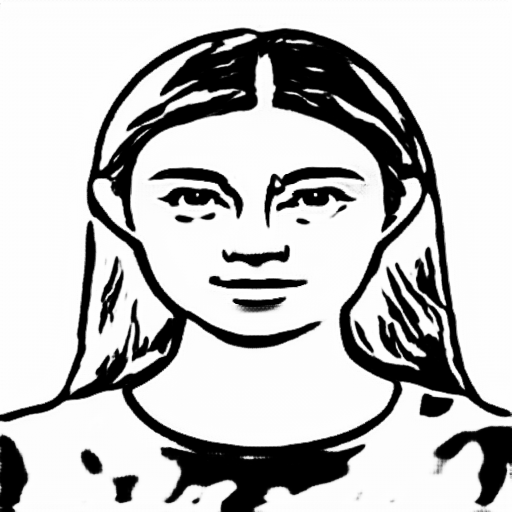
#> input picture data/1_fake.png, 512 x 512 px
$ python draw_tools.py
#> lines starting #> are read from the running program, lines starting #| are printed output that depends on the picture; after the words box and inside, x2 and y2 are one past the last pixel; in counts of white or black regions, pixels touching at a corner belong together
import os
import cv2
from matplotlib import pyplot as plt
import numpy as np
from IPython.display import clear_output
from scipy.interpolate import splprep, splev
import draw_tools
import shutil
import glob
import time

# [270 lines left out: functions fix_edge_contour, getContourList, sortContoursList, sample_and_smooth_contours, save_contour_points, generate_style_image, not called in this run]


# mian
if __name__ == "__main__":
    # 读取图片
    im = cv2.imread("../data/1_fake.png",cv2.IMREAD_GRAYSCALE)
#> im is the input picture: shape (512, 512); min 0, max 255, mean 191.9
    # 获取轮廓列表
    contour_list = getContourList(im, is_show=True)
#> in getContourList, `image = cv2.threshold(image, 127, 255, cv2.THRESH_BINARY)[1]`:
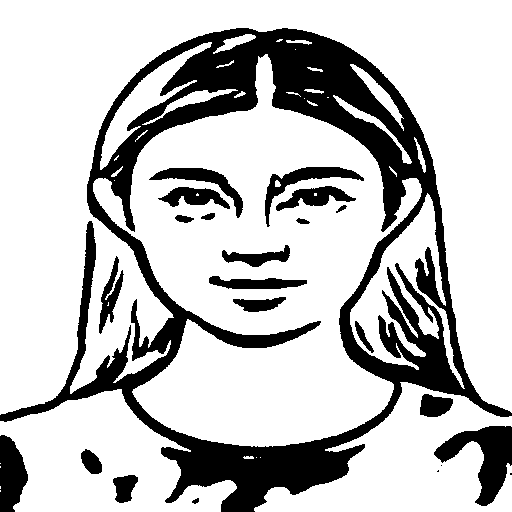
#> image: shape (512, 512); 75.7% white; 23 black regions (3 under 20 px)
#> in getContourList, `contours, _ = cv2.findContours(image_copy, cv2.RETR_LIST, cv2.CHAIN_AP..`: contours = 57 contours, 23 with area under 20; largest, box (x1, y1, x2, y2) and area: (0, 0, 512, 415) 88806, (93, 54, 422, 447) 69302, (0, 389, 237, 512) 17040, (254, 382, 512, 512) 16170, (350, 193, 465, 389) 6357
#> in getContourList, `cv2.drawContours(image_with_contours, contours, -1, 0, 1)`:
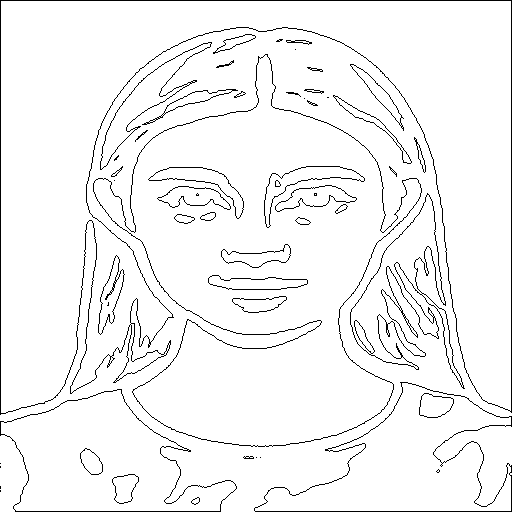
#> image_with_contours: shape (512, 512); 95.7% white; black in thin lines or dots
#> in getContourList, `cv2.drawContours(image_copy, contours, -1, 255, pen_width)`:
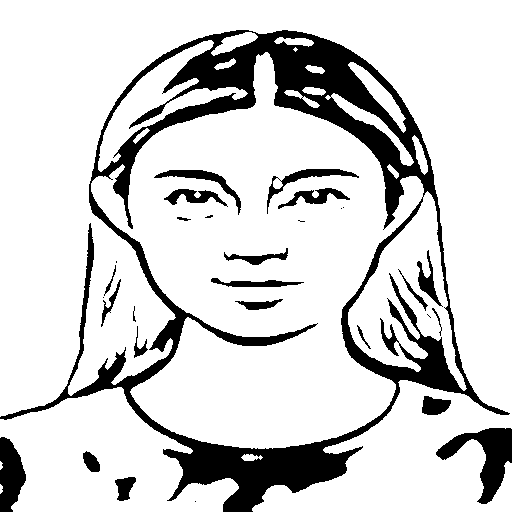
#> image_copy: shape (512, 512); 82.8% white; 30 black regions (8 under 20 px)
#> the loop in getContourList, `for i in reversed(range(len(contours))):` made 57 passes
#> after the loop in getContourList, `for i in reversed(range(len(contours))):`: contours = 30 contours, 1 with area under 20; largest, box (x1, y1, x2, y2) and area: (0, 0, 512, 415) 88806, (93, 54, 422, 447) 69302, (0, 389, 237, 512) 17040, (254, 382, 512, 512) 16170, (350, 193, 465, 389) 6357
#> (the run stopped early here; a loop or call above may not have finished)

$ run again, with data/1_real.png copied over data/1_fake.png
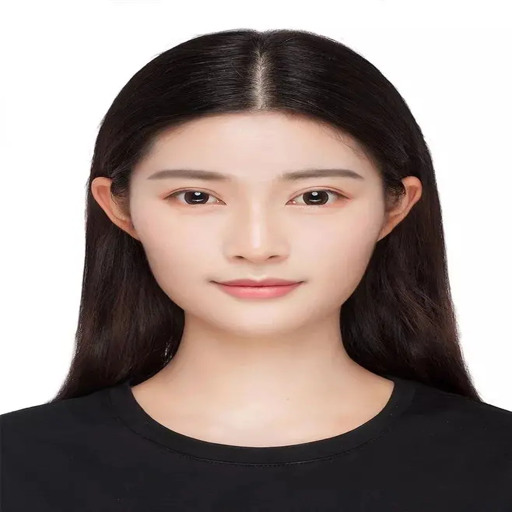
#> input picture data/1_real.png, 512 x 512 px
#> in getContourList, `image = cv2.threshold(image, 127, 255, cv2.THRESH_BINARY)[1]`:
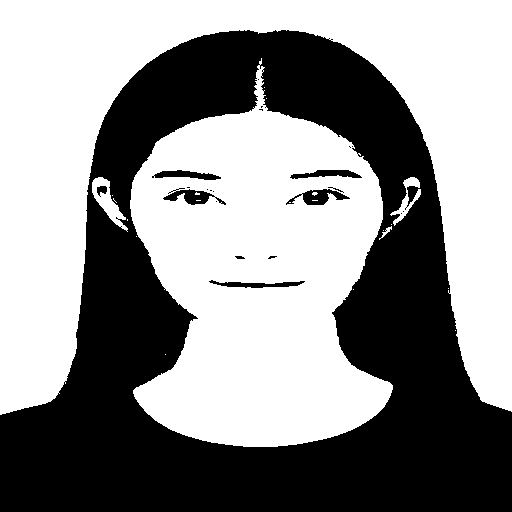
#> image: shape (512, 512); 56.7% white; 22 black regions (14 under 20 px)
#> in getContourList, `contours, _ = cv2.findContours(image_copy, cv2.RETR_LIST, cv2.CHAIN_AP..`: contours = 65 contours, 49 with area under 20; largest, box (x1, y1, x2, y2) and area: (0, 0, 512, 415) 81472, (130, 58, 393, 447) 66286, (92, 177, 128, 232) 690, (301, 188, 351, 206) 505, (162, 188, 216, 206) 494
#> image_with_contours: shape (512, 512); 98.1% white; black in thin lines or dots, all inside (x1, y1, x2, y2) = (0, 0, 512, 447)
#> in getContourList, `cv2.drawContours(image_copy, contours, -1, 255, pen_width)`:
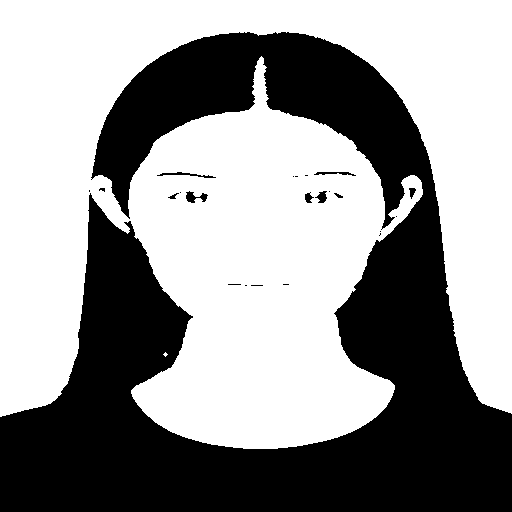
#> image_copy: shape (512, 512); 59.2% white; 23 black regions (14 under 20 px)
#> the loop in getContourList, `for i in reversed(range(len(contours))):` made 65 passes
#> after the loop in getContourList, `for i in reversed(range(len(contours))):`: contours = 12 contours; largest, box (x1, y1, x2, y2) and area: (0, 0, 512, 415) 81472, (130, 58, 393, 447) 66286, (92, 177, 128, 232) 690, (301, 188, 351, 206) 505, (162, 188, 216, 206) 494
